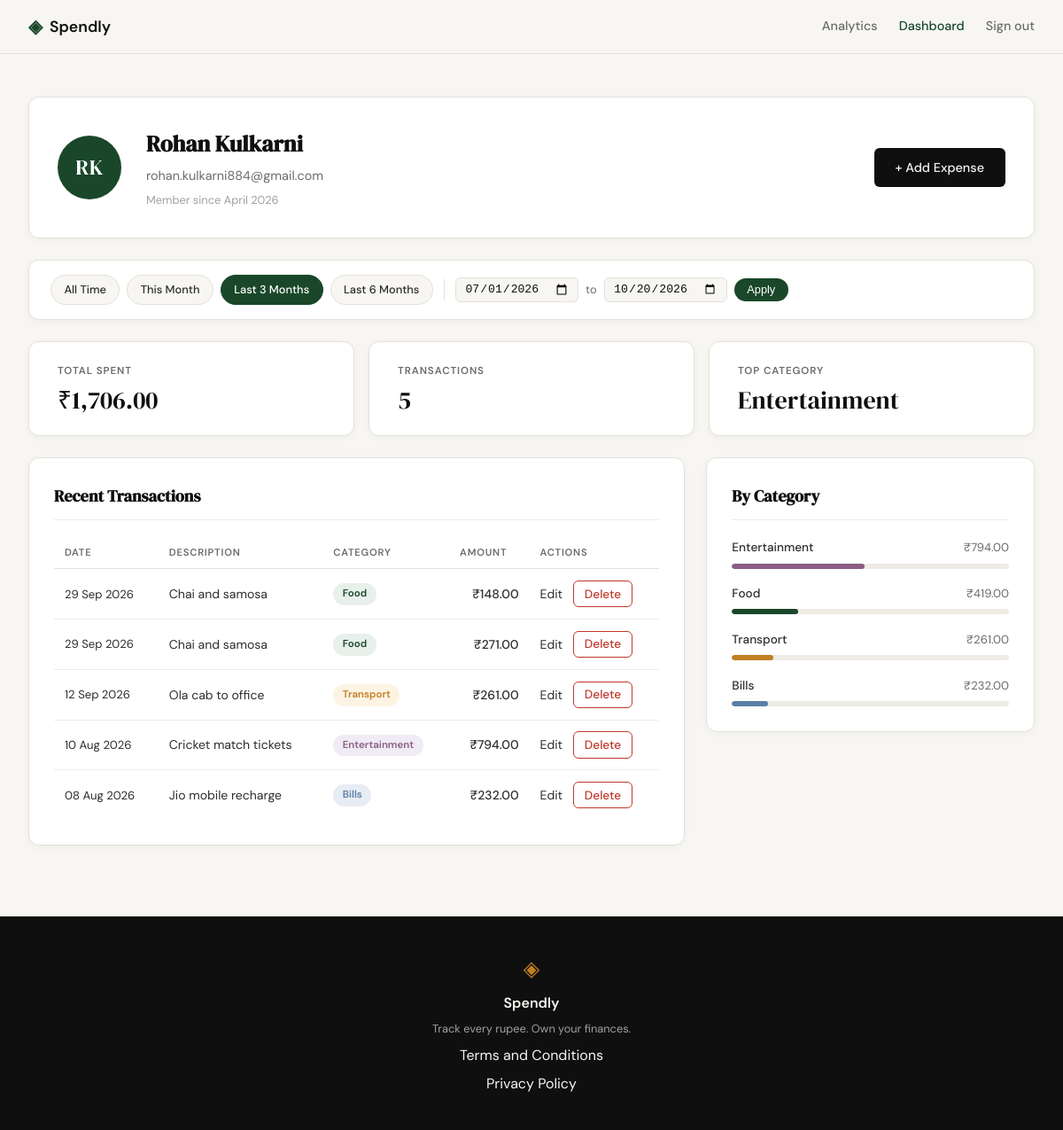
The app's page /profile?date_from=2026-07-01&date_to=2026-10-20 (signed in) with its own data.
### tables this page shows
CREATE TABLE users (
            id            INTEGER PRIMARY KEY AUTOINCREMENT,
            name          TEXT    NOT NULL,
            email         TEXT    UNIQUE NOT NULL,
            password_hash TEXT    NOT NULL,
            created_at    TEXT    DEFAULT (datetime('now'))
        );

CREATE TABLE expenses (
            id          INTEGER PRIMARY KEY AUTOINCREMENT,
            user_id     INTEGER NOT NULL REFERENCES users(id),
            amount      REAL    NOT NULL,
            category    TEXT    NOT NULL,
            date        TEXT    NOT NULL,
            description TEXT,
            created_at  TEXT    DEFAULT (datetime('now'))
        );

### app.py (the view)
@app.route("/profile")
def profile():
    if not session.get("user_id"):
        return redirect(url_for("login"))
    uid = session["user_id"]
    today = date.today()
    date_from = _parse_date(request.args.get("date_from"))
    date_to = _parse_date(request.args.get("date_to"))
    if date_from and date_to and date_from > date_to:
        flash("Start date must be before end date.", "error")
        date_from = date_to = None
    today_str = today.isoformat()
    this_month_from = today.replace(day=1).isoformat()
    this_month_to = today.replace(
        day=calendar.monthrange(today.year, today.month)[1]
    ).isoformat()
    presets = {
        "this_month": {"date_from": this_month_from, "date_to": this_month_to},
        "last_3": {"date_from": _months_ago(today, 3), "date_to": today_str},
        "last_6": {"date_from": _months_ago(today, 6), "date_to": today_str},
    }
    return render_template(
        "profile.html",
        user=get_user_by_id(uid),
        stats=get_summary_stats(uid, date_from, date_to),
        expenses=get_recent_transactions(uid, date_from=date_from, date_to=date_to),
        categories=get_category_breakdown(uid, date_from, date_to),
        date_from=date_from,
        date_to=date_to,
        presets=presets,
    )

### app.py (called while the page is built)
def _parse_date(val):
    try:
        datetime.strptime(val, "%Y-%m-%d")
        return val
    except (ValueError, TypeError):
        return None

def _months_ago(today, n):
    m, y = today.month - n, today.year
    while m <= 0:
        m += 12
        y -= 1
    return date(y, m, 1).isoformat()

### database/db.py (called while the page is built)
def get_db():
    conn = sqlite3.connect(DB_PATH)
    conn.row_factory = sqlite3.Row
    conn.execute("PRAGMA foreign_keys = ON")
    return conn

### database/queries.py (called while the page is built)
def _build_date_filter(date_from, date_to):
    if date_from and date_to:
        return "AND date BETWEEN ? AND ?", [date_from, date_to]
    return "", []

def get_user_by_id(user_id):
    conn = get_db()
    row = conn.execute(
        "SELECT id, name, email, created_at FROM users WHERE id = ?",
        (user_id,),
    ).fetchone()
    conn.close()
    if row is None:
        return None
    name = row["name"]
    initials = "".join(w[0].upper() for w in name.split() if w)
    member_since = datetime.strptime(row["created_at"], "%Y-%m-%d %H:%M:%S").strftime(
        "%B %Y"
    )
    return {
        "name": name,
        "email": row["email"],
        "initials": initials,
        "member_since": member_since,
    }

def get_recent_transactions(user_id, limit=10, date_from=None, date_to=None):
    date_clause, date_params = _build_date_filter(date_from, date_to)
    params = [user_id] + date_params + [limit]
    conn = get_db()
    rows = conn.execute(
        "SELECT id, date, description, category, amount "
        "FROM expenses "
        "WHERE user_id = ? " + date_clause + " ORDER BY date DESC, id DESC "
        "LIMIT ?",
        params,
    ).fetchall()
    conn.close()
    return [
        {
            "id": row["id"],
            "date": datetime.strptime(row["date"], "%Y-%m-%d").strftime("%d %b %Y"),
            "description": row["description"],
            "category": row["category"],
            "amount": "{:,.2f}".format(row["amount"]),
        }
        for row in rows
    ]

### templates/profile.html (shortened to what this page needs)
{% extends "base.html" %}
{% block head %}
<link rel="stylesheet" href="{{ url_for('static', filename='css/profile.css') }}">
{% endblock %}
{% block content %}
<div class="profile-page">
    <div class="profile-inner">
        <div class="profile-header-card">
            <div class="profile-avatar">{{ user.initials }}</div>
            <div class="profile-info">
                <h1 class="profile-name">{{ user.name }}</h1>
                <p class="profile-email">{{ user.email }}</p>
                <p class="profile-since">Member since {{ user.member_since }}</p>
            </div>
            <a href="{{ url_for('add_expense') }}" class="btn-primary profile-add-btn">+ Add Expense</a>
        </div>
        <div class="filter-bar">
            <div class="filter-presets">
                <a href="{{ url_for('profile') }}"
                   class="filter-preset-btn{% if not date_from and not date_to %} filter-preset-btn--active{% endif %}">
                    All Time
                </a>
                <a href="{{ url_for('profile', date_from=presets.this_month.date_from, date_to=presets.this_month.date_to) }}"
                   class="filter-preset-btn{% if date_from == presets.this_month.date_from and date_to == presets.this_month.date_to %} filter-preset-btn--active{% endif %}">
                    This Month
                </a>
                <a href="{{ url_for('profile', date_from=presets.last_3.date_from, date_to=presets.last_3.date_to) }}"
                   class="filter-preset-btn{% if date_from == presets.last_3.date_from and date_to == presets.last_3.date_to %} filter-preset-btn--active{% endif %}">
                    Last 3 Months
                </a>
                <a href="{{ url_for('profile', date_from=presets.last_6.date_from, date_to=presets.last_6.date_to) }}"
                   class="filter-preset-btn{% if date_from == presets.last_6.date_from and date_to == presets.last_6.date_to %} filter-preset-btn--active{% endif %}">
                    Last 6 Months
                </a>
            </div>
            <form class="filter-form" method="GET" action="{{ url_for('profile') }}">
                <input type="date" name="date_from" class="filter-date-input"
                       value="{{ date_from or '' }}">
                <span class="filter-to-label">to</span>
                <input type="date" name="date_to" class="filter-date-input"
                       value="{{ date_to or '' }}">
                <button type="submit" class="filter-apply-btn">Apply</button>
            </form>
        </div>
        <div class="profile-stats">
            <div class="stat-card">
                <span class="stat-label">Total Spent</span>
                <span class="stat-value">₹{{ stats.total }}</span>
            </div>
            <div class="stat-card">
                <span class="stat-label">Transactions</span>
                <span class="stat-value">{{ stats.count }}</span>
            </div>
            <div class="stat-card">
                <span class="stat-label">Top Category</span>
                <span class="stat-value">{{ stats.top_category }}</span>
            </div>
        </div>
        <div class="profile-grid">
            <div class="profile-section">
                <div class="section-title-row">
                    <h2 class="section-title">Recent Transactions</h2>
                </div>
                <div class="tx-table-wrapper">
                    <table class="tx-table">
                        <thead>
                            <tr>
                                <th>Date</th>
                                <th>Description</th>
                                <th>Category</th>
                                <th class="tx-amount-col">Amount</th>
                                <th>Actions</th>
                            </tr>
                        </thead>
                        <tbody>
                            {% for tx in expenses %}
                            <tr>
                                <td class="tx-date">{{ tx.date }}</td>
                                <td class="tx-desc">{{ tx.description }}</td>
                                <td>
                                    <span class="cat-badge cat-badge--{{ tx.category | lower }}">
                                        {{ tx.category }}
                                    </span>
                                </td>
                                <td class="tx-amount">₹{{ tx.amount }}</td>
                                <td class="tx-actions">
                                    <a href="{{ url_for('edit_expense', id=tx.id) }}" class="tx-edit-link">Edit</a>
                                    <form method="POST" action="{{ url_for('delete_expense', id=tx.id) }}"
                                          style="display:inline"
                                          onsubmit="return confirm('Delete this expense?')">
                                        <button type="submit" class="btn-delete">Delete</button>
                                    </form>
                                </td>
                            </tr>
                            {% endfor %}
                        </tbody>
                    </table>
                </div>
            </div>
            <div class="profile-section">
                <h2 class="section-title">By Category</h2>
                <div class="category-list">
                    {% for cat in categories %}
                    <div class="cat-row">
                        <div class="cat-row-header">
                            <span class="cat-row-name">{{ cat.name }}</span>
                            <span class="cat-row-amount">₹{{ cat.amount }}</span>
                        </div>
                        <div class="cat-bar-track">
                            <div class="cat-bar cat-bar--{{ cat.name | lower }}"
                                 style="width: {{ cat.percent }}%"></div>
                        </div>
                    </div>
                    {% endfor %}
                </div>
            </div>
        </div>
    </div>
</div>
{% endblock %}

### static/css/style.css (style rules this page uses)
:root { --ink: #0f0f0f; --ink-soft: #2d2d2d; --ink-muted: #6b6b6b; --ink-faint: #a0a0a0; --paper: #f7f6f3; --paper-warm: #f0ede6; --paper-card: #ffffff; --accent: #1a472a; --accent-light: #e8f0eb; --accent-2: #c17f24; --accent-2-light: #fdf3e3; --danger: #c0392b; --danger-light: #fdecea; --border: #e4e1da; --border-soft: #eeebe4; --font-display: 'DM Serif Display', Georgia, serif; --font-body: 'DM Sans', system-ui, sans-serif; --max-width: 1200px; --auth-width: 440px; --radius-sm: 6px; --radius-md: 12px; --radius-lg: 20px; }
*, *::before, *::after { box-sizing: border-box; margin: 0; padding: 0; }
html { font-size: 16px; scroll-behavior: smooth; }
body { background: var(--paper); color: var(--ink); font-family: var(--font-body); font-size: 1rem; line-height: 1.6; -webkit-font-smoothing: antialiased; }
a { color: inherit; text-decoration: none; }
.btn-primary { display: inline-block; background: var(--ink); color: var(--paper); padding: 0.65rem 1.5rem; border-radius: var(--radius-sm); font-family: var(--font-body); font-size: 0.9rem; font-weight: 500; cursor: pointer; border: none; transition: background 0.2s; text-decoration: none; }
.btn-delete { display: inline-block; background: transparent; color: var(--danger); border: 1px solid var(--danger); padding: 0.35rem 0.75rem; border-radius: var(--radius-sm); font-family: var(--font-body); font-size: 0.85rem; font-weight: 500; cursor: pointer; margin-left: 0.5rem; transition: background 0.2s; }

### records on screen
users: name "Rohan Kulkarni", email "rohan.kulkarni884@gmail.com"
expenses: top_category "Entertainment", date "10 Aug 2026", description "Cricket match tickets", category "Entertainment", amount "794.00", name "Entertainment", {{ cat.percent }} 48 (drawn)
expenses: date "29 Sep 2026", description "Chai and samosa", category "Food", amount "148.00"
expenses: date "29 Sep 2026", description "Chai and samosa", category "Food", amount "271.00"
expenses: date "12 Sep 2026", description "Ola cab to office", category "Transport", amount "261.00", name "Transport", {{ cat.percent }} 15 (drawn)
expenses: date "08 Aug 2026", description "Jio mobile recharge", category "Bills", amount "232.00", name "Bills", {{ cat.percent }} 13 (drawn)

### other values on screen
{{ user.initials }} "RK"
{{ user.member_since }} "April 2026"
{{ stats.total }} "1,706.00"
{{ stats.count }} "5"
{{ cat.name }} "Food"
{{ cat.amount }} "419.00"
